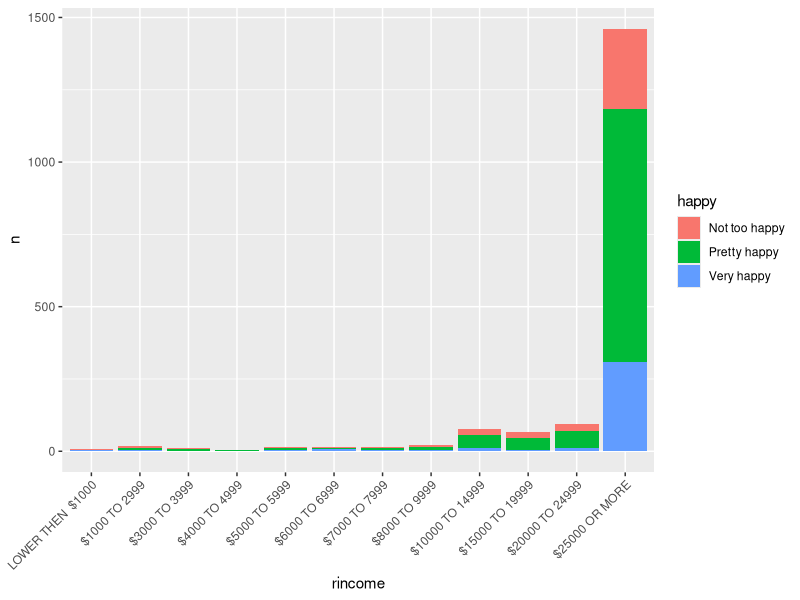

Source code (R):
## ---- chunk 1
#| echo: false
library(tidyverse)
library(ggplot2)
library(haven)
library(here)
library(readxl)
library(stringr)
library(kableExtra)
## ---- chunk 2
#| echo: false
#| warning: false

raw_data <- read_excel(here::here("inputs/job_happy/GSS.xlsx"))
# Remove Inapplicable, Dont know, no answer, refused and skipped
cleaned_data <- raw_data %>% 
  filter(!str_detect(hrs1, '.i'), !str_detect(hrs1, '.n'), 
         !str_detect(hrs1, '.d'), !str_detect(hrs1, '.s'),
         !str_detect(rincome, '.i'), !str_detect(rincome, '.n'), 
         !str_detect(rincome, '.d'), !str_detect(rincome, '.s'),
         !str_detect(rincome, '.r'), !str_detect(happy, '.i'),
         !str_detect(happy, '.n'), !str_detect(happy, '.d'),
         !str_detect(happy, '.s'))
cleaned_data$rincome <- sub("-","TO",cleaned_data$rincome)
cleaned_data$rincome <- sub("LT","LOWER THEN ",cleaned_data$rincome)
cleaned_data$hrs1 <- as.numeric(cleaned_data$hrs1)
cleaned_data$rincome <- factor(cleaned_data$rincome, 
                             levels = c('LOWER THEN  $1000', 
                                        '$1000 TO 2999', 
                                        '$3000 TO 3999',
                                        '$4000 TO 4999',
                                        '$5000 TO 5999',
                                        '$6000 TO 6999',
                                        '$7000 TO 7999',
                                        '$8000 TO 9999',
                                        '$10000 TO 14999',
                                        '$15000 TO 19999',
                                        '$20000 TO 24999',
                                        '$25000 OR MORE'))
## ---- chunk 3
#| echo: false

hrs_happy <- cleaned_data %>% 
  group_by(happy) %>% 
  summarize(Mean = mean(hrs1),
            Sd = sd(hrs1),
            Total_observed = n()) %>% ungroup()

knitr::kable(hrs_happy)
## ---- chunk 4
#| echo: false
#| fig-width: 10
#| fig-height: 8
income_happy <- cleaned_data %>% 
  group_by(rincome) %>% 
  count(happy)
income_happy_table <- kbl(income_happy) %>%
  collapse_rows(columns = 1:2, valign = "top")
income_happy_table

income_happy_graph <- income_happy %>% 
  ggplot(.,aes(x = rincome, y = n, fill = happy)) + 
  geom_bar(stat = "identity") +
  theme(axis.text.x = element_text(angle = 45, vjust = 1, hjust = 1))
income_happy_graph
